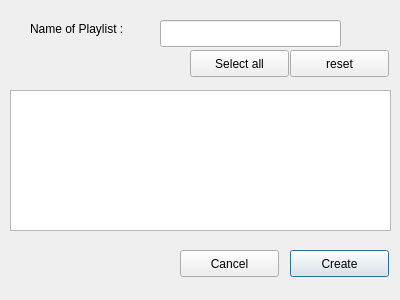
<?xml version="1.0" encoding="UTF-8"?>
<ui version="4.0">
 <class>CreatePlaylistForm</class>
 <widget class="QDialog" name="CreatePlaylistForm">
  <property name="geometry">
   <rect>
    <x>0</x>
    <y>0</y>
    <width>400</width>
    <height>300</height>
   </rect>
  </property>
  <property name="windowTitle">
   <string>Dialog</string>
  </property>
  <widget class="QPushButton" name="createPlaylist">
   <property name="geometry">
    <rect>
     <x>290</x>
     <y>250</y>
     <width>99</width>
     <height>27</height>
    </rect>
   </property>
   <property name="text">
    <string>Create</string>
   </property>
  </widget>
  <widget class="QPushButton" name="cancel">
   <property name="geometry">
    <rect>
     <x>180</x>
     <y>250</y>
     <width>99</width>
     <height>27</height>
    </rect>
   </property>
   <property name="text">
    <string>Cancel</string>
   </property>
  </widget>
  <widget class="QLineEdit" name="nameOfPlaylist">
   <property name="geometry">
    <rect>
     <x>160</x>
     <y>20</y>
     <width>181</width>
     <height>27</height>
    </rect>
   </property>
  </widget>
  <widget class="QLabel" name="label">
   <property name="geometry">
    <rect>
     <x>30</x>
     <y>20</y>
     <width>131</width>
     <height>17</height>
    </rect>
   </property>
   <property name="text">
    <string>Name of Playlist : </string>
   </property>
  </widget>
  <widget class="QListWidget" name="listOfSongs">
   <property name="geometry">
    <rect>
     <x>10</x>
     <y>90</y>
     <width>381</width>
     <height>141</height>
    </rect>
   </property>
   <property name="selectionMode">
    <enum>QAbstractItemView::MultiSelection</enum>
   </property>
   <property name="resizeMode">
    <enum>QListView::Fixed</enum>
   </property>
  </widget>
  <widget class="QPushButton" name="selectAll">
   <property name="geometry">
    <rect>
     <x>190</x>
     <y>50</y>
     <width>99</width>
     <height>27</height>
    </rect>
   </property>
   <property name="styleSheet">
    <string notr="true"/>
   </property>
   <property name="text">
    <string>Select all</string>
   </property>
  </widget>
  <widget class="QPushButton" name="reset">
   <property name="geometry">
    <rect>
     <x>290</x>
     <y>50</y>
     <width>99</width>
     <height>27</height>
    </rect>
   </property>
   <property name="styleSheet">
    <string notr="true"/>
   </property>
   <property name="text">
    <string>reset</string>
   </property>
  </widget>
 </widget>
 <resources/>
 <connections/>
</ui>
